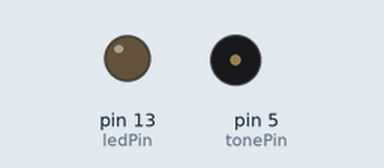
Simulated run of this sketch. Board: Arduino Pro Mini, built with avr-gcc and run on an emulated ATmega328P. Shown: output pins drawn as LEDs (lit = HIGH), buzzer (waves = sounding). Pins used as bus, display or sensor lines are not drawn.

Above: at 0.1 s.
At 8.73 s:
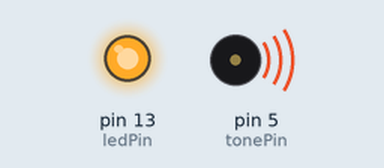
Timing chart, 0 to 10.4 s (numbered marks = the images above):
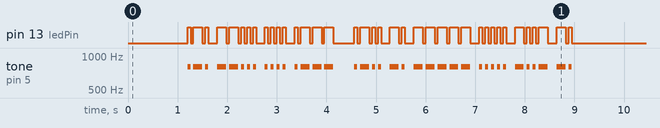

The sketch:

cw-beacon.ino
```cpp
/*
  Arduino Morse Beacon
  R7HJ 12.09.2026

  Arduino pro mini ATmega168 5V 16MHz
*/

#define SPEED (20)           // Скорость в WPM
#define DOTLEN (1200/SPEED)
#define DASHLEN (3*DOTLEN)
#define PAUSE (600000UL)      // UL для корректной работы long timeout

const uint8_t txPin = 10;    // Управление PTT
const uint8_t ledPin = 13;   // Встроенный светодиод
const uint8_t tonePin = 5;   // Выход звука
const int toneFreq = 800;   // Частота звука Гц

// Компактная таблица Морзе (0 = точка, 1 = тире).
// Старший бит определяет длину последовательности.
const uint8_t morseTable[] PROGMEM = {
    0b01000010, // A: .-    (длина 2, маска 010)
    0b10001000, // B: -...  (длина 4, маска 1000)
    0b10001010, // C: -.-.  (длина 4, маска 1010)
    0b01100100, // D: -..   (длина 3, маска 100)
    0b00100000, // E: .     (длина 1, маска 0)
    0b10000010, // F: ..-.  (длина 4, маска 0010)
    0b01100110, // G: --.   (длина 3, маска 110)
    0b10000000, // H: ....  (длина 4, маска 0000)
    0b01000000, // I: ..    (длина 2, маска 00)
    0b10000111, // J: .---  (длина 4, маска 0111)
    0b01100101, // K: -.-   (длина 3, маска 101)
    0b10000100, // L: .-..  (длина 4, маска 0100)
    0b01000011, // M: --    (длина 2, маска 11)
    0b01000010, // N: -.    (длина 2, маска 10)
    0b01100111, // O: ---   (длина 3, маска 111)
    0b10000110, // P: .--.  (длина 4, маска 0110)
    0b10001011, // Q: --.-  (длина 4, маска 1011)
    0b01100010, // R: .-.   (длина 3, маска 010)
    0b01100000, // S: ...   (длина 3, маска 000)
    0b00100001, // T: -     (длина 1, маска 1)
    0b01100001, // U: ..-   (длина 3, маска 001)
    0b10000001, // V: ...-  (длина 4, маска 0001)
    0b01100011, // W: .--   (длина 3, маска 011)
    0b10001001, // X: -..-  (длина 4, маска 1001)
    0b10001101, // Y: -.--  (длина 4, маска 1101)
    0b10001100  // Z: --..  (длина 4, маска 1100)
};

// Цифры от 0 до 9 (всегда 5 знаков)
const uint8_t morseNumTable[] PROGMEM = {
    0b00011111, // 0: -----
    0b00001111, // 1: .----
    0b00000111, // 2: ..---
    0b00000011, // 3: ...--
    0b00000001, // 4: ....-
    0b00000000, // 5: .....
    0b00010000, // 6: -....
    0b00011000, // 7: --...
    0b00011100, // 8: ---..
    0b00011110  // 9: ----.
};

void sendElement(uint8_t isDash) {
    digitalWrite(ledPin, HIGH);
    tone(tonePin, toneFreq);
    delay(isDash ? DASHLEN : DOTLEN);
    digitalWrite(ledPin, LOW);
    noTone(tonePin);
    delay(DOTLEN); // Межзнаковый интервал
}

void sendMsg(const char *str) {
    delay(500);
    while (*str) {
        char c = *str++;

        if (c == ' ') {
            delay(DOTLEN * 4); // Пауза между словами (всего 7 DOTLEN с учетом конца знака)
            continue;
        }

        if (c >= 'A' && c <= 'Z') {
            uint8_t data = pgm_read_byte(&morseTable[c - 'A']);
            uint8_t len = data >> 5; // Три старших бита — это длина
            for (int8_t bit = len - 1; bit >= 0; bit--) {
                sendElement((data >> bit) & 1);
            }
        }
        else if (c >= '0' && c <= '9') {
            uint8_t data = pgm_read_byte(&morseNumTable[c - '0']);
            for (int8_t bit = 4; bit >= 0; bit--) {
                sendElement((data >> bit) & 1);
            }
        }
        delay(DOTLEN * 2); // Пауза между буквами (всего 3 DOTLEN)
    }
}

void setup() {
    pinMode(ledPin, OUTPUT);
    pinMode(txPin, OUTPUT);
}

void loop() {
    digitalWrite(txPin, HIGH);
    delay(700); // txdelay

    sendMsg("R7HJ LN05XA");

    delay(20);
    digitalWrite(txPin, LOW);
    delay(PAUSE);
}
```

Measured:
- by itself, tone on pin 5 (tonePin): plays 800 Hz for 0.06 s, 800 Hz for 0.18 s, 800 Hz for 0.06 s, 800 Hz for 0.18 s, 800 Hz for 0.18 s, 800 Hz for 0.06 s … (38 notes in this stretch)
